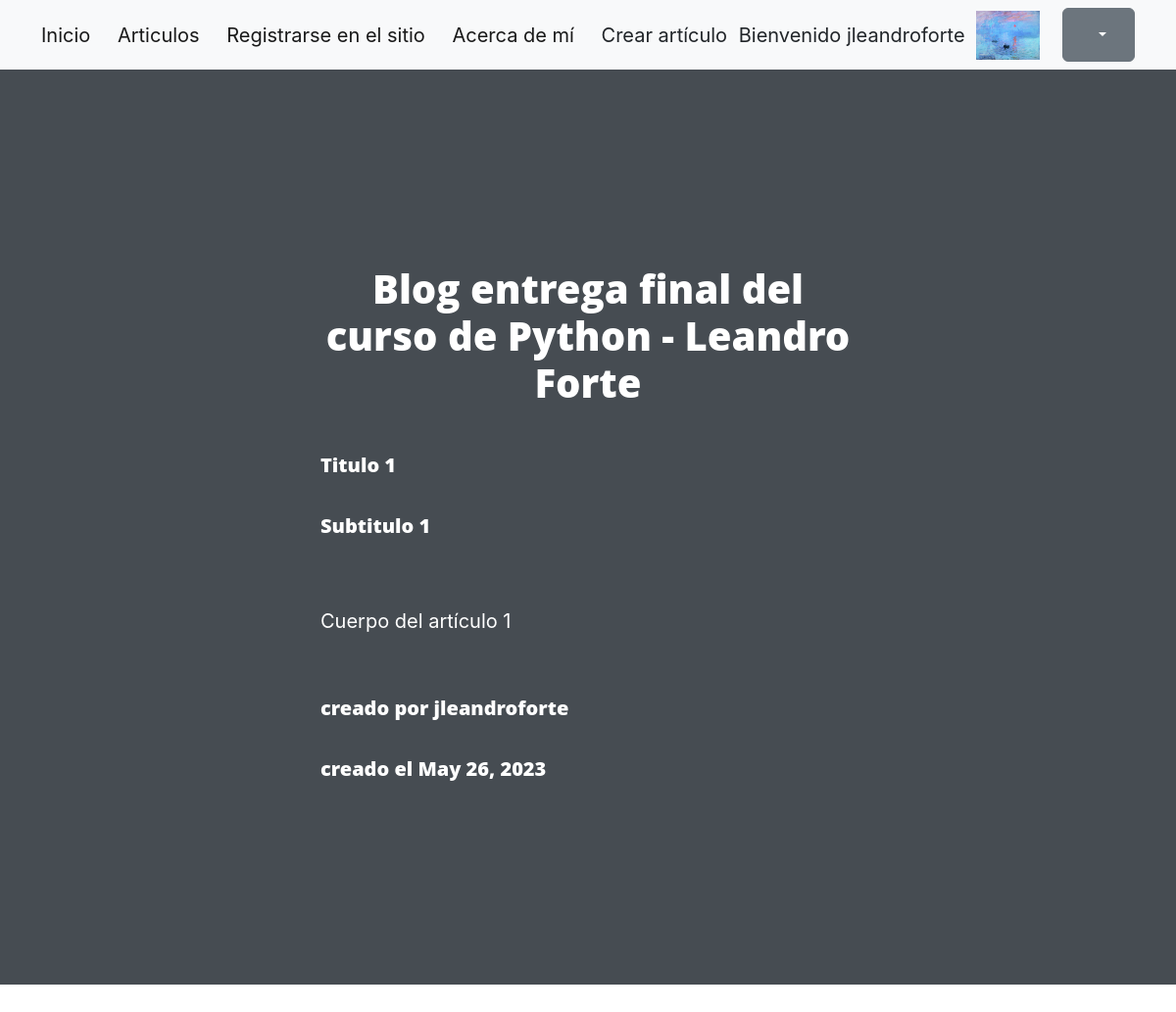
/pages/7/ (signed in), run on the app's committed database.
### AppPerfiles/models.py (models this page shows, shortened)
class Avatar(models.Model):
    user = models.OneToOneField(User, on_delete=models.CASCADE, null=True)
    imagen = models.ImageField(upload_to='avatares', null=True, blank=True)

### AppBlog/models.py (models this page shows, shortened)
class Articulo(models.Model):
    titulo=models.CharField(max_length=999)
    subtitulo=models.CharField(max_length=999)
    cuerpo=models.TextField()
    fecha=models.DateField(null=False, blank=False, auto_now_add=True)
    autor=models.CharField(max_length=255)
    owner = models.ForeignKey(settings.AUTH_USER_MODEL, on_delete=models.CASCADE)

### AppBlog/views.py (the view)
# urls.py: path('pages/<int:pk>/', ArticuloDetailView.as_view(), name="detalle_articulo"),
class ArticuloDetailView(DetailView):
    model = Articulo
    template_name = 'AppBlog/detalle_articulo.html'
    context_object_name = 'articulos'
    success_url = reverse_lazy('detalle_articulo')

### AppBlog/Templates/AppBlog/detalle_articulo.html
<!DOCTYPE html>
<html>
{% extends 'AppBlog/base.html' %}
{% load static %}
{% block content %}
<body>
<h5 style="text-align:left;">{{articulos.titulo}} </h5><br>
<h5 style="text-align:left;">{{articulos.subtitulo}} </h5><br>
<p style="text-align:left;">{{articulos.cuerpo}} </h5></p><br>
<h5 style="text-align:left;">creado por {{articulos.autor}} </h5><br>
<h5 style="text-align:left;">creado el {{articulos.fecha}} </h5>
<body>
{%endblock%}

### AppBlog/Templates/AppBlog/base.html (shortened to what this page needs)
{% load static %}
<!DOCTYPE html>
<html lang="en">
    <head>
        <link href="https://cdn.jsdelivr.net/npm/bootstrap-icons@1.5.0/font/bootstrap-icons.css" rel="stylesheet" type="text/css" />
        <link href="https://cdn.jsdelivr.net/npm/bootstrap@5.3.0-alpha3/dist/css/bootstrap.min.css" rel="stylesheet">
        <link href="{% static 'AppBlog\css\styles.css' %}" rel="stylesheet" />
    </head>
    <body>
        <nav class="navbar navbar-light bg-light static-top">
            <div class="container">
                <a class="navbar-brand" href="{% url 'Inicio' %}">Inicio</a>
                <a class="navbar-brand" href="{% url 'Articulos' %}">Articulos</a>
                <a class="navbar-brand" href="{% url 'registro' %}"> Registrarse en el sitio</a>
                <a class="navbar-brand" href="{% url 'About' %}">Acerca de mí</a>
                {% if user.is_authenticated %}
                <a button type="button" href="{% url 'crear_articulo' %}">Crear artículo</a>
                <span> Bienvenido {{ user.username }} </span> <img height="50px" src="{{ user.avatar.imagen.url }}" />
                <br>
                <div class="dropdown">
                    <button class="btn btn-secondary dropdown-toggle" type="button" id="dropdownMenuButton1" data-bs-toggle="dropdown" aria-expanded="false">
                    </button>
                {% endif %}
            </div>
</nav>
        <header class="masthead">
            <div class="container position-relative">
                <div class="row justify-content-center">
                    <div class="col-xl-6">
                        <div class="text-center text-white">
                            <h1 class="mb-5">Blog entrega final del curso de Python - Leandro Forte </h1>
{% block content %}
{% endblock %}
    </body>
</html>

### data on the page
Articulo: titulo "Titulo 1", subtitulo "Subtitulo 1", cuerpo "Cuerpo del artículo 1", autor "jleandroforte", fecha "May 26, 2023"

### other printed values
{{ user.username }} "jleandroforte"
